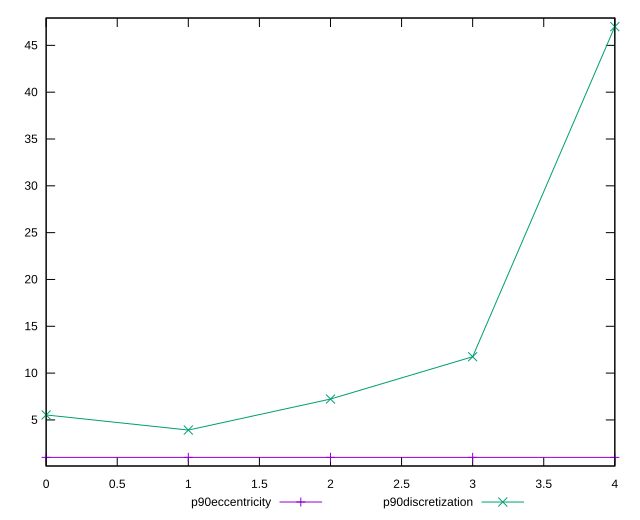

Write gnuplot code to recreate this figure.
reset

$p90Eccentricity <<EOF
0 1.0000000000000002
1 1.0000000000000002
2 0.9999999999999984
3 0.9999999999999997
4 1.0000000000000016
EOF

$p90Discretization <<EOF
0 5.529411764705882
1 3.9166666666666665
2 7.230769230769231
3 11.75
4 47
EOF

set key outside below
set xrange [0:4]
set yrange [0.0799999999999984:47.92]
set trange [0.0799999999999984:47.92]
set terminal svg size 640, 520 enhanced background rgb 'white'
set output "report_00026_2021-02-22T21:38:55.199Z/cumulative-layout-shift/progression/eccentricity.svg"

plot $p90Eccentricity title "p90eccentricity" with linespoints, \
     $p90Discretization title "p90discretization" with linespoints

reset
